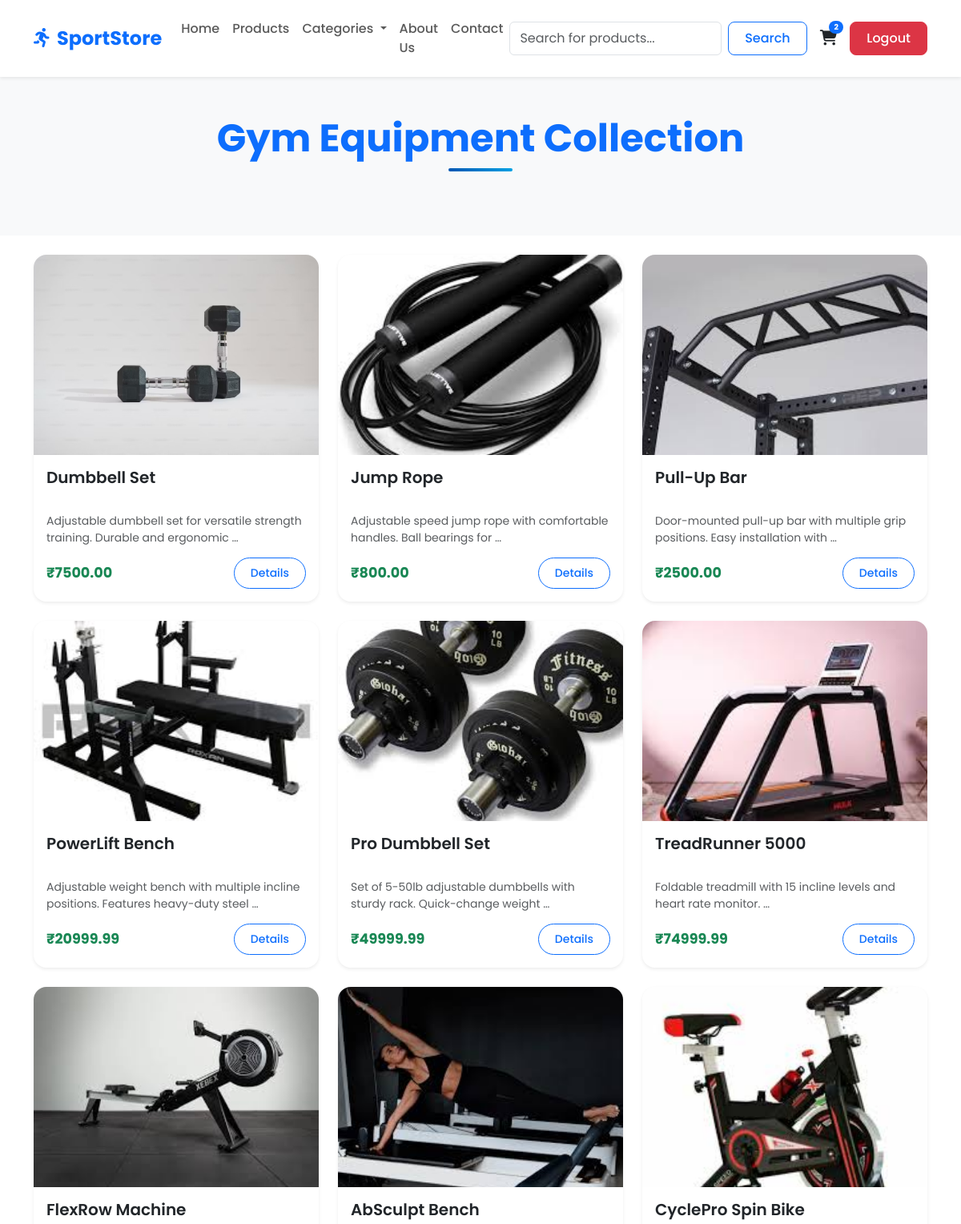
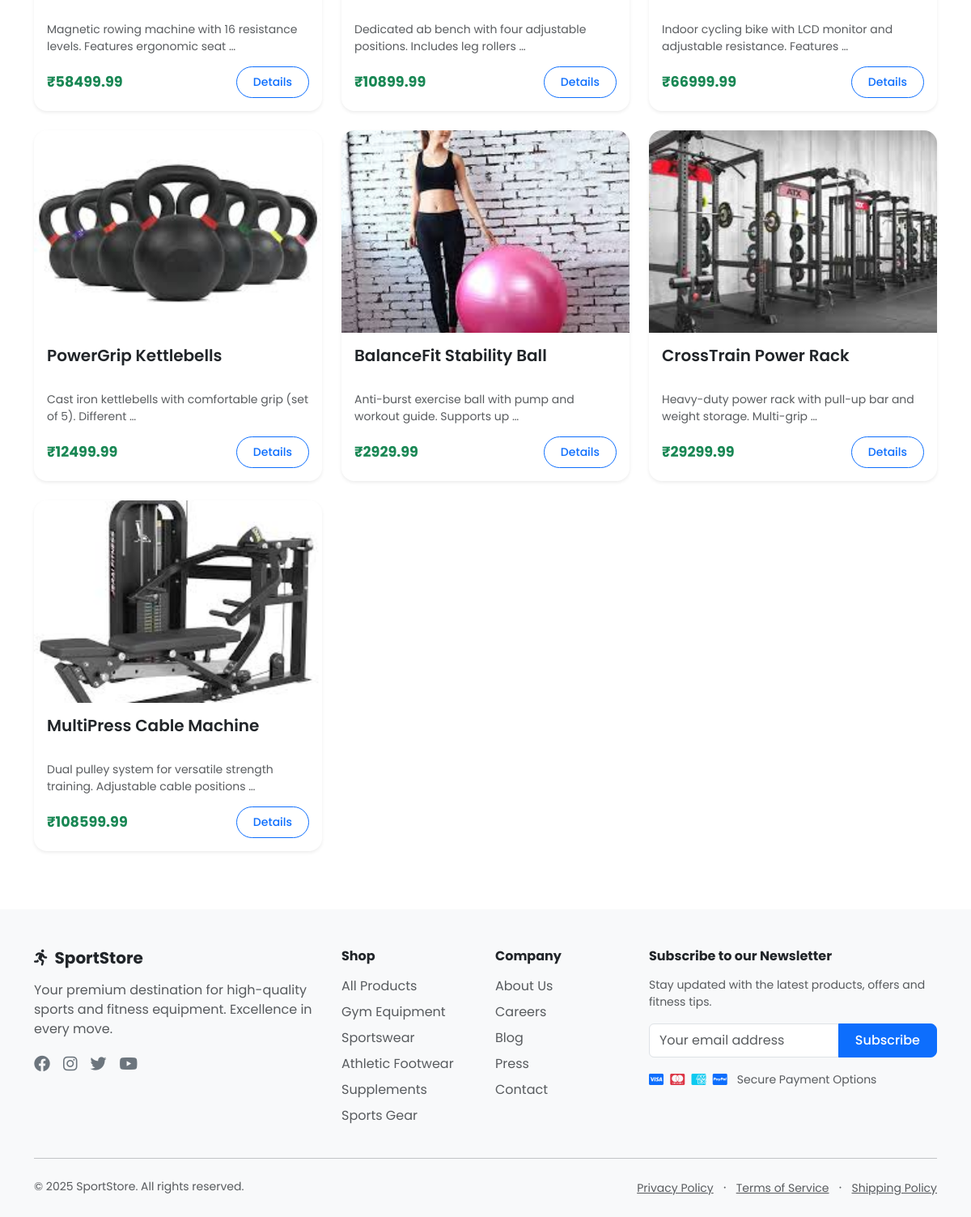
Screenshot of /products/gym_equipment/ (signed in) with the database file from the repository (2 pictures, top to bottom).
### products/models.py (models this page shows, shortened)
class Product(models.Model):
    CATEGORY_CHOICES = [
        ('gym_equipment', 'Gym Equipment'),
        ('clothing', 'Clothing'),
        ('shoes', 'Shoes'),
        ('supplements', 'Supplements'),
        ('sports_gear', 'Sports Gear'),
    ]
    name = models.CharField(max_length=200)
    description = models.TextField()
    price = models.DecimalField(max_digits=10, decimal_places=2)
    category = models.CharField(max_length=100, choices=CATEGORY_CHOICES)
    image = models.ImageField(upload_to='products/')

### products/views.py (the view)
# urls.py: path('', product_list, name='product_list'),
def product_list(request, category=None):
    query = request.GET.get("q")
    products = Product.objects.all()
    if category and category != "all-products":
        products = Product.objects.filter(category=category)
    if query:
        products = products.filter(
            Q(name__icontains=query) | Q(description__icontains=query)
        )
    readable_category = CATEGORY_DISPLAY_NAMES.get(category, "All Products")
    return render(request, "products/product_list.html", {
        "products": products,
        "selected_category": readable_category,
        "search_query": query,
    })

### cart/views.py (called while the page is built)
def cart_item_count(request):
    if request.user.is_authenticated:
        total_quantity = CartItem.objects.filter(user=request.user).aggregate(total=Sum('quantity'))['total']
        return {'cart_item_count': total_quantity if total_quantity else 0}
    return {'cart_item_count': 0}

### templates/products/product_list.html (shortened to what this page needs)
{% extends "home/base.html" %}
{% block content %}
<div class="product-header py-5">
    <div class="container">
        <h2 class="display-5 fw-bold text-center text-primary">
            {% if selected_category and selected_category != 'all-products' %}
                {{ selected_category }} Collection
            {% else %}
                Our Collection
            {% endif %}
        </h2>
        <div class="separator-line mx-auto"></div>
    </div>
</div>
<div class="container py-4">
    <div class="row g-4">
        {% for product in products %}
        <div class="col-md-4 col-sm-6">
            <div class="product-card h-100 rounded-4 overflow-hidden border-0 shadow-sm position-relative">
                <div class="product-image-container">
                </div>
                <div class="product-info p-3">
                    <h5 class="product-title">{{ product.name }}</h5>
                    <p class="product-desc text-muted small mb-2">{{ product.description|truncatewords:10 }}</p>
                    <div class="d-flex justify-content-between align-items-center mt-3">
                        <span class="product-price fw-bold text-success">₹{{ product.price }}</span>
                        <a href="{% url 'product_detail' product.id %}" class="btn btn-outline-primary btn-sm rounded-pill">Details</a>
                    </div>
                </div>
            </div>
        </div>
        {% endfor %}
    </div>
</div>
{% endblock %}

### templates/home/base.html (style rules this page uses)
:root { --primary-color: #0d6efd; --secondary-color: #6c757d; --accent-color: #ffc107; }
body { font-family: 'Poppins', sans-serif; display: flex; flex-direction: column; min-height: 100vh; }
.btn { border-radius: 0.5rem; padding: 0.5rem 1.25rem; font-weight: 500; transition: all 0.3s ease; }

### templates/products/product_list.html (style rules this page uses)
.product-header { background-color: #f8f9fa; }
.separator-line { width: 80px; height: 4px; background: linear-gradient(90deg, #0056b3, #00a0e3); border-radius: 2px; margin-bottom: 2rem; }
.product-card { transition: all 0.3s ease; }
.product-image-container { height: 250px; overflow: hidden; position: relative; }
.product-title { font-weight: 600; margin-bottom: 0.5rem; height: 48px; overflow: hidden; }
.product-desc { height: 40px; overflow: hidden; }
.product-price { font-size: 1.1rem; }

### rows the page displays
Product: name "Dumbbell Set", description "Adjustable dumbbell set for versatile strength training. Durable and ergonomic …", price "7500.00"
Product: name "Jump Rope", description "Adjustable speed jump rope with comfortable handles. Ball bearings for …", price "800.00"
Product: name "Pull-Up Bar", description "Door-mounted pull-up bar with multiple grip positions. Easy installation with …", price "2500.00"
Product: name "PowerLift Bench", description "Adjustable weight bench with multiple incline positions. Features heavy-duty steel …", price "20999.99"
Product: name "Pro Dumbbell Set", description "Set of 5-50lb adjustable dumbbells with sturdy rack. Quick-change weight …", price "49999.99"
Product: name "TreadRunner 5000", description "Foldable treadmill with 15 incline levels and heart rate monitor. …", price "74999.99"
Product: name "FlexRow Machine", description "Magnetic rowing machine with 16 resistance levels. Features ergonomic seat …", price "58499.99"
Product: name "AbSculpt Bench", description "Dedicated ab bench with four adjustable positions. Includes leg rollers …", price "10899.99"
Product: name "CyclePro Spin Bike", description "Indoor cycling bike with LCD monitor and adjustable resistance. Features …", price "66999.99"
Product: name "PowerGrip Kettlebells", description "Cast iron kettlebells with comfortable grip (set of 5). Different …", price "12499.99"
Product: name "BalanceFit Stability Ball", description "Anti-burst exercise ball with pump and workout guide. Supports up …", price "2929.99"
Product: name "CrossTrain Power Rack", description "Heavy-duty power rack with pull-up bar and weight storage. Multi-grip …", price "29299.99"
Product: name "MultiPress Cable Machine", description "Dual pulley system for versatile strength training. Adjustable cable positions …", price "108599.99"

### other values shown
{{ cart_item_count }} "2"
{{ selected_category }} "Gym Equipment"
